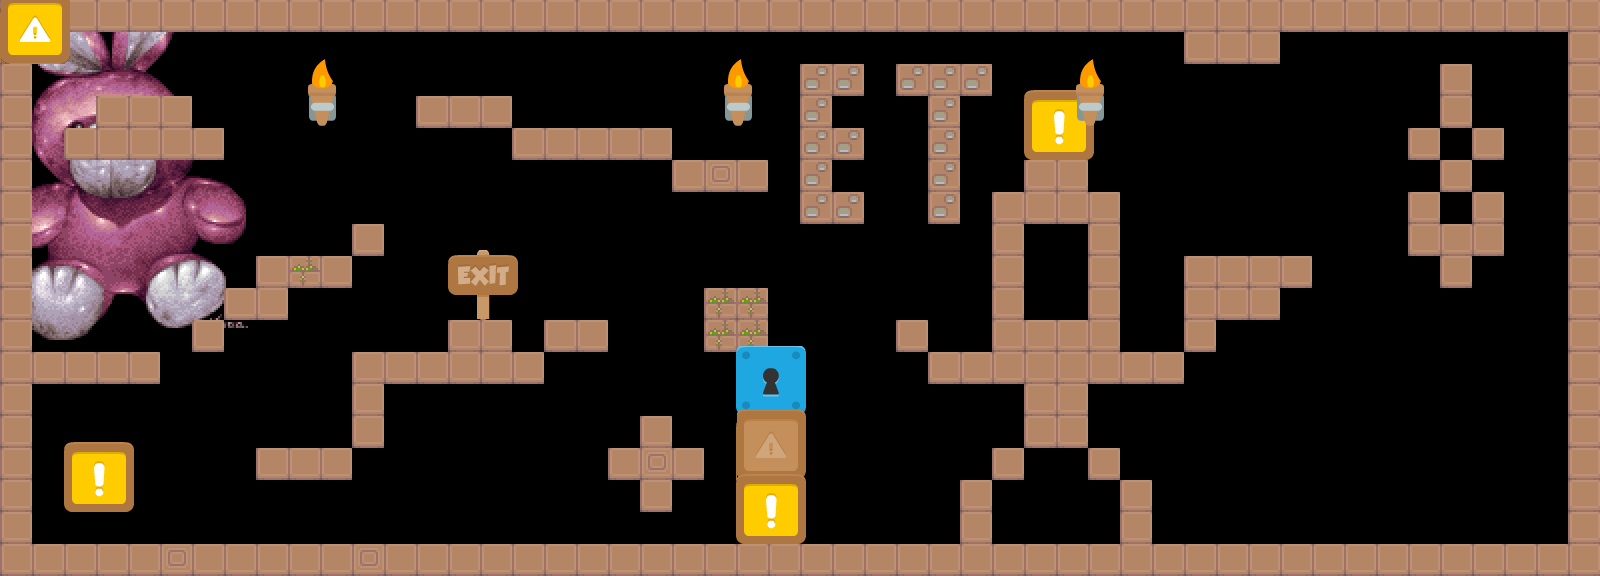

Tiled map render using the project's own tile images. Description and the map definition, with tile-layer contents summarised, below:
An orthogonal 50x18 tile map with 32x32 px tiles, 3 tile layers (Tile Layer 1, Tile Layer 2, Tile Layer 3), 4 tilesets, 1 image layer and 11 objects (door, collision, ramp).

<map version="1.0" orientation="orthogonal" width="50" height="18" tilewidth="32" tileheight="32">
 <tileset firstgid="1" name="ground_1x1" tilewidth="32" tileheight="32">
  <image source="ground_1x1.png" width="800" height="32" />
  <tile id="1">
   <properties>
    <property name="bounce" value="1" />
   </properties>
  </tile>
 </tileset>
 <tileset firstgid="26" name="walls_1x2" tilewidth="32" tileheight="64">
  <image source="walls_1x2.png" width="256" height="64" />
 </tileset>
 <tileset firstgid="34" name="coin" tilewidth="32" tileheight="32">
  <image source="../sprites/coin.png" width="192" height="32" />
 </tileset>
 <tileset firstgid="40" name="tiles2" tilewidth="70" tileheight="70">
  <image source="tiles2.png" width="840" height="910" />
 </tileset>
 <imagelayer name="Image Layer 1" width="50" height="18">
  <image source="../sprites/bunny.png" trans="55ffff" />
  <properties>
   <property name="alpha" value="0.8" />
   <property name="x" value="300" />
  </properties>
 </imagelayer>
 <layer name="Tile Layer 1" width="50" height="18">
  <properties>
   <property name="collides" value="true" />
  </properties>
  <data>[900 cells, 246 non-empty, 5 distinct tile ids]</data>
 </layer>
 <layer name="Tile Layer 2" width="50" height="18">
  <properties>
   <property name="collides" value="false" />
  </properties>
  <data>[900 cells, 15 non-empty, 1 distinct tile ids]</data>
 </layer>
 <objectgroup name="Object Layer 1" width="50" height="18">
  <object name="exit" type="door" x="475" y="430" width="44" height="114">
   <properties>
    <property name="open" value="false" />
   </properties>
  </object>
  <object name="sun" type="collision" x="793" y="340" width="77" height="70">
   <ellipse />
  </object>
  <object gid="34" x="443" y="244">
   <properties>
    <property name="alpha" value="0.5" />
   </properties>
  </object>
  <object gid="34" x="483" y="267" />
  <object gid="34" x="513" y="237">
   <properties>
    <property name="alpha" value="0.5" />
   </properties>
  </object>
  <object gid="34" x="549" y="229" />
  <object gid="34" x="580" y="249">
   <properties>
    <property name="body.gravity.y" value="5" />
   </properties>
  </object>
  <object gid="34" x="610" y="278" />
  <object gid="34" x="639" y="309" />
  <object gid="34" x="662" y="342" />
  <object name="ramp" x="158" y="462">
   <polyline points="-28,2 52,-55 189,-21 91,-21 75,78 -40,79 -30,3" />
  </object>
 </objectgroup>
 <layer name="Tile Layer 3" width="50" height="18">
  <data>[900 cells, 7 non-empty, 5 distinct tile ids]</data>
 </layer>
</map>
